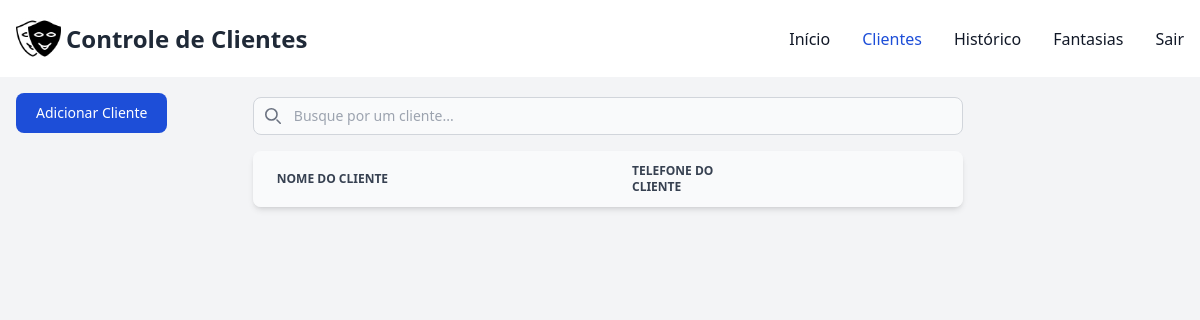
Page /controle/clientes/ (signed in) on the earlier database version.
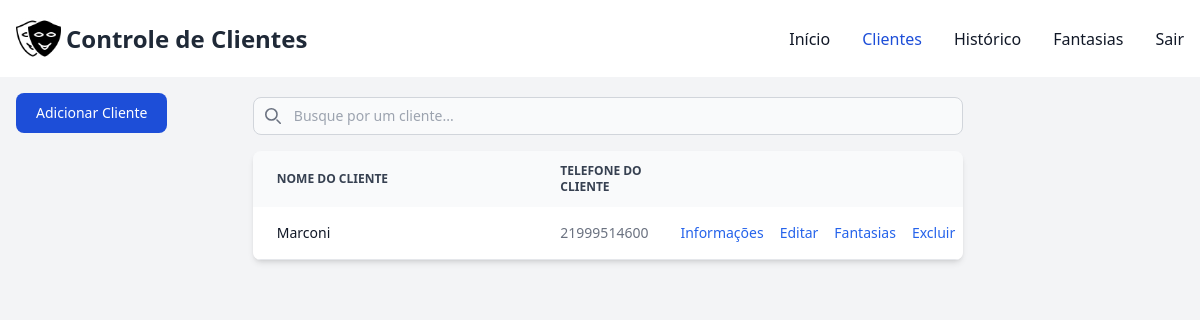
Same page on the later database version.
### controle/models.py (models this page shows, shortened)
class Cliente(models.Model):
    usuario = models.ForeignKey(User, on_delete=models.CASCADE)
    nome_cliente = models.CharField(max_length=100, null=False)
    cpf_cliente = models.CharField(max_length=18, null=False)
    tel_cliente = models.CharField(max_length=14, null=False)
    tel2_cliente = models.CharField(max_length=14, null=True, blank=True)
    logradouro_cliente = models.CharField(max_length=150, null=False)
    num_logradouro = models.CharField(max_length=15, null=False)
    complemento_logradouro = models.CharField(max_length=100, blank=True, null=True)
    bairro_logradouro = models.CharField(max_length=100, blank=True, null=True)
    uf_logradouro = models.CharField(max_length=2, blank=True, null=True)
    municipio_logradouro = models.CharField(max_length=100, blank=True, null=True)
    data_nasc_cliente = models.DateField(blank=True, null=True)
    cep_cliente = models.CharField(max_length=9, blank=True)
    email_cliente = models.CharField(max_length=80, blank=True)
    observacao_cliente = models.TextField(blank=True, null=True)
    class Meta:
        constraints = [
            UniqueConstraint(fields=['cpf_cliente', 'usuario'], name='unique_cliente_cpf_usuario')
        ]

### controle/views.py (the view, shortened to what this page needs)
# urls.py: path('clientes/', views.clientes, name='clientes'),
@login_required(login_url="/controle/login")
def clientes(request):
    sessao = request.user
    clientes = Cliente.objects.filter(usuario=sessao)
    fantasias = Fantasia.objects.filter(usuario=sessao)
    context = {
        'clientes': clientes,
        'fantasias': fantasias,
    }
    return render(request, 'clientes.html', context)

### controle/templates/clientes.html (shortened to what this page needs)
{% extends "base.html" %}
{% block conteudo %}
    <div class="pt-4 pl-4">
        <div class="lg:fixed flex justify-center pb-5">
            <button data-modal-target="crud-modal" data-modal-toggle="crud-modal" class="block text-white bg-blue-700 hover:bg-blue-800 focus:ring-4 focus:outline-none focus:ring-blue-300 font-medium rounded-lg text-sm px-5 py-2.5 text-center" type="button">
                Adicionar Cliente
            </button>
        </div>
        <div class="flex justify-center">
            <div  class="flex flex-col lg:w-3/5 w-4/5">
            <div class="pb-4">
                <div class="relative mt-1">
                    <div class="absolute inset-y-0 rtl:inset-r-0 start-0 flex items-center ps-3 pointer-events-none">
                    </div>
                    <input type="text" id="table-search" class="block pt-2 ps-10 text-sm text-gray-900 border border-gray-300 rounded-lg w-full bg-gray-50 focus:ring-blue-500 focus:border-blue-500" placeholder="Busque por um cliente...">
                </div>
            </div>
            <div class="relative overflow-x-auto shadow-md sm:rounded-lg">
                <table class="w-full text-sm text-left rtl:text-right text-gray-500">
                    <thead class="text-xs text-gray-700 uppercase bg-gray-50">
                        <tr>
                            <th scope="col" class="px-6 py-3 w-1/2">
                                Nome do Cliente
                            </th>
                            <th scope="col" class="px-6 py-3">
                                Telefone do Cliente
                            </th>
                            <th scope="col" class="px-6 py-3">
                            </th>
                            <th scope="col" class="px-6 py-3">
                            </th>
                            <th scope="col" class="px-6 py-3">
                            </th>
                            <th scope="col" class="px-6 py-3">
                            </th>
                        </tr>
                    </thead>
                    <tbody>
                        {% for cliente in clientes %}
                        <tr class="bg-white border-b">
                            <th scope="row" class="px-6 py-4 font-medium text-gray-900 whitespace-nowrap">
                                {{ cliente.nome_cliente|truncatechars:52 }}
                            </th>
                            <td class="px-6 py-4">
                                {{ cliente.tel_cliente }}
                            </td>
                            <td class="px-2 py-4">
                                <button data-cliente-id="{{ cliente.id }}" data-modal-target="info-modal" data-modal-toggle="info-modal" class="font-medium text-blue-600 hover:underline">Informações</button>
                            </td>
                            <td class="px-2 py-4">
                                <button data-cliente-id="{{ cliente.id }}" data-modal-target="editar-modal" data-modal-toggle="editar-modal" class="font-medium text-blue-600 hover:underline">Editar</button>
                            </td>
                            <td class="px-2 py-4">
                                <button id="add-fantasias" data-cliente-id="{{ cliente.id }}" data-modal-target="fantasia-modal" data-modal-toggle="fantasia-modal" class="font-medium text-blue-600 hover:underline">Fantasias</button>
                            </td>
                            <td class="px-2 py-4">
                                <button data-cliente-id="{{ cliente.id }}" class="font-medium text-blue-600 hover:underline" onclick="excluirCliente(event)">Excluir</button>
                            </td>
                        </tr>
                        {% endfor %}
                    </tbody>
                </table>
            </div>
        </div>
    </div>
    </div>
{% load static %}
{% endblock %}

Differences in the rows shown:
added Cliente: nome_cliente "Marconi", tel_cliente "21999514600"
